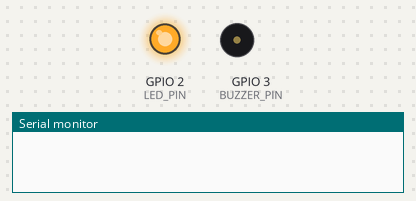
This sketch was run on a simulated ESP32. Shown: output pins drawn as LEDs (lit = HIGH), buzzer (waves = sounding), the last lines printed to the serial monitor.

Above: at 0.2 s.
At 1.12 s:
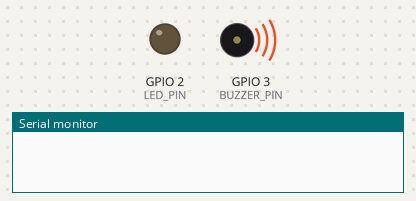
At 5.1 s:
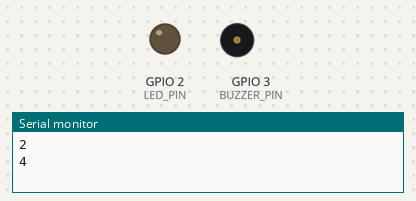
Timing chart, 0 to 6.9 s (numbered marks = the images above):
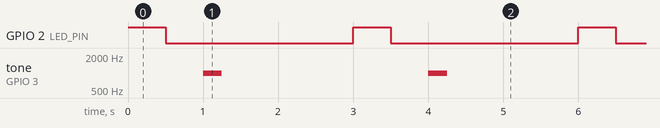

Measured:
- by itself, GPIO 2 (LED_PIN): alternates HIGH for 0.50 s and LOW for 2.5 s
- by itself, tone on GPIO 3 (BUZZER_PIN): alternates 1000 Hz for 0.25 s and silent for 2.8 s

The sketch:

ICTE9.ino
```cpp
// Filename:    ICTE9.ino
// Author:      Christopher Andrade (2221525), Theo Favour (2169814)
// Date:        07/31/2024
// Description: This file utilizes a binary semaphore to ensure shared resource synchronization (counter variable) across tasks.

// Pin definitions for clear hardware interfacing
#define LED_PIN 2
#define BUZZER_PIN 3

// Task handles for managing tasks
TaskHandle_t ledTaskHandle;
TaskHandle_t buzzerTaskHandle;
TaskHandle_t numberTaskHandle;

// Semaphore Handle
SemaphoreHandle_t semaphoreHandle;

// Shared resource
volatile int sharedCounter;

// Task to toggle an LED
void ledTask(void *arg) {
  while (true) {
    if (xSemaphoreTake(semaphoreHandle, portMAX_DELAY) == pdPASS) {  // Take semaphore, wait indefinitely
      // Toggle LED from high to Low at 500 ms intervals
      digitalWrite(LED_PIN, HIGH);
      vTaskDelay(500 / portTICK_PERIOD_MS);
      digitalWrite(LED_PIN, LOW);
      vTaskDelay(500 / portTICK_PERIOD_MS);

      sharedCounter++;                                    // Modify shared resource

      xSemaphoreGive(semaphoreHandle);                    // Release semaphore
      vTaskDelay(5/portTICK_PERIOD_MS);                  // vTaskDelay to allow for other tasks of same priority to Take semaphore
    }
  }
}

// Task to generate a buzzer tone
void buzzerTask(void *arg) {
  while (true) {
    if (xSemaphoreTake(semaphoreHandle, portMAX_DELAY) == pdPASS) {  // Take semaphore, wait indefinitely
      tone(BUZZER_PIN, 1000);                             // Start buzzer
      vTaskDelay(250 / portTICK_PERIOD_MS);
      noTone(BUZZER_PIN);                                 // Stop buzzer
      vTaskDelay(250 / portTICK_PERIOD_MS);

      sharedCounter++;                                    // Modify shared resource

      xSemaphoreGive(semaphoreHandle);                    // Release semaphore
      vTaskDelay(5/portTICK_PERIOD_MS);                  // vTaskDelay to allow for other tasks of same priority to Take semaphore
    }
  }
}

// Task to print numbers to the serial monitor
void numberTask(void *arg) {
  while (true) {
    if (xSemaphoreTake(semaphoreHandle, portMAX_DELAY) == pdPASS) {  // Take semaphore, wait indefinitely
      Serial.println(sharedCounter);                      // Print the current value of sharedCounter
      vTaskDelay(1500 / portTICK_PERIOD_MS);

      xSemaphoreGive(semaphoreHandle);                    // Release semaphore
      vTaskDelay(5/portTICK_PERIOD_MS);                  // vTaskDelay to allow for other tasks of same priority to Take semaphore
    }
  }
}

void setup() {
  // Serial monitor initialization
  Serial.begin(115200);
  while(!Serial){}

  // Initializing of Output pins
  pinMode(LED_PIN, OUTPUT);
  pinMode(BUZZER_PIN, OUTPUT);

  // Creation and intial releasing of semaphore
  semaphoreHandle = xSemaphoreCreateBinary();
  xSemaphoreGive(semaphoreHandle);

  // Create tasks and set their priorities
  xTaskCreate(ledTask, "LED Task"       , 1024, NULL, 1, &ledTaskHandle);
  xTaskCreate(buzzerTask, "Buzzer Task" , 1024, NULL, 1, &buzzerTaskHandle);
  xTaskCreate(numberTask, "Number Task" , 1024, NULL, 1, &numberTaskHandle);
}

void loop() {
  // The loop is intentionally left empty as all functionality is handled by the FreeRTOS tasks.
}
```
